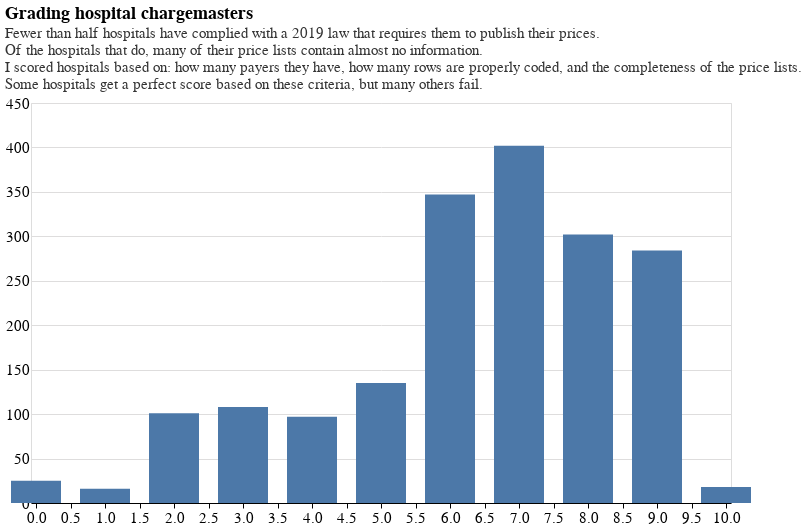

Source (notebook cell):
### Code cell
plot_title = alt.TitleParams('Grading hospital chargemasters', subtitle = 
                             [
                                 "Fewer than half hospitals have complied with a 2019 law that requires them to publish their prices.",
                                 "Of the hospitals that do, many of their price lists contain almost no information.",
                                 "I scored hospitals based on: how many payers they have, how many rows are properly coded, and the completeness of the price lists.",
                                 "Some hospitals get a perfect score based on these criteria, but many others fail."
                             ]
                            )

base = alt.Chart(source.groupby('total').count().to_pandas(), title = plot_title).mark_bar(width = 50).encode(
    x = alt.X('total', scale=alt.Scale(domain=[0, 10])),
    y = 'count',
)

base.properties(width =700, height = 400).configure_title(
    subtitleFontSize = 15,
    subtitleColor = '#333333',
)

### Figure 1 — Vega-Lite specification as saved in the notebook (floating-point values rounded to 4 significant figures)
{"config": {"title": {"fontSize": 18, "font": "Helvetica", "anchor": "start", "fontColor": "#000000", "subtitleColor": "#333333", "subtitleFontSize": 15}, "axisX": {"domain": true, "domainColor": "#000000", "domainWidth": 1, "grid": false, "labelFont": "Helvetica", "labelFontSize": 15, "labelAngle": 0, "tickColor": "#000000", "tickSize": 5, "titleFont": "Helvetica", "titleFontSize": 15, "titlePadding": 10, "title": "X Axis Title (units)"}, "axisY": {"domain": false, "grid": true, "gridColor": "#DEDDDD", "gridWidth": 1, "labelFont": "Helvetica", "labelFontSize": 15, "labelAngle": 0, "ticks": false, "titleFont": "Helvetica", "titleFontSize": 15, "titlePadding": 10, "title": "Y Axis Title (units)", "titleAngle": 0, "titleY": -10, "titleX": 18}, "range": {"category": ["#1696d2", "#d2d2d2", "#000000", "#fdbf11", "#ec008b", "#55b748", "#5c5859", "#db2b27"], "diverging": ["#cfe8f3", "#a2d4ec", "#73bfe2", "#46abdb", "#1696d2", "#12719e"]}}, "data": {"name": "data-39b2242fb34cb16c825e718cc75400e4"}, "mark": {"type": "bar", "width": 50}, "encoding": {"x": {"field": "total", "scale": {"domain": [0, 10]}, "type": "quantitative"}, "y": {"field": "count", "type": "quantitative"}}, "height": 400, "title": {"text": "Grading hospital chargemasters", "subtitle": ["Fewer than half hospitals have complied with a 2019 law that requires them to publish their prices.", "Of the hospitals that do, many of their price lists contain almost no information.", "I scored hospitals based on: how many payers they have, how many rows are properly coded, and the completeness of the price lists.", "Some hospitals get a perfect score based on these criteria, but many others fail."]}, "width": 700, "$schema": "https://vega.github.io/schema/vega-lite/v4.17.0.json", "datasets": {"data-39b2242fb34cb16c825e718cc75400e4": [{"total": 0, "count": 25}, {"total": 1, "count": 16}, {"total": 2, "count": 101}, {"total": 3, "count": 108}, {"total": 4, "count": 97}, {"total": 5, "count": 135}, {"total": 6, "count": 347}, {"total": 7, "count": 402}, {"total": 8, "count": 302}, {"total": 9, "count": 284}, {"total": 10, "count": 18}]}}
